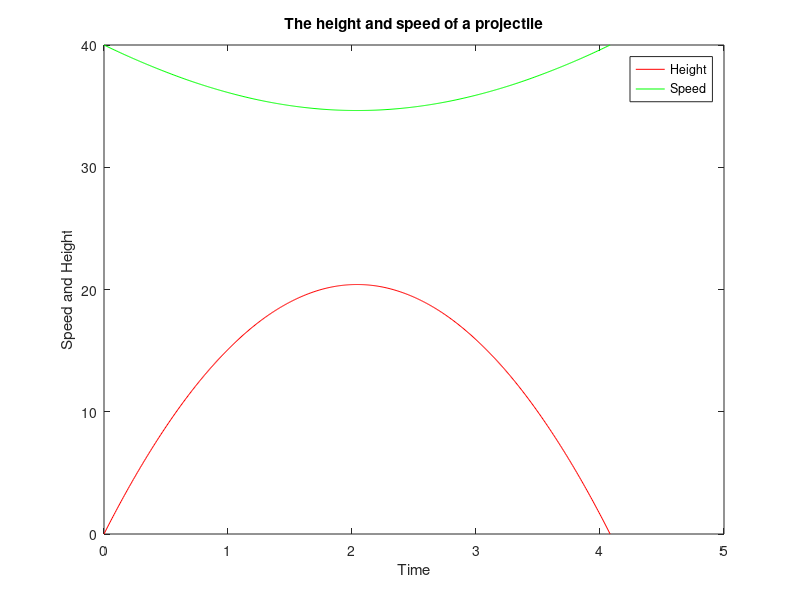

MATLAB code to generate this figure:
% Caner Topuz
% 090200358
% Lab-3 Question 3

clear;
clc;

v0 = 40;
angle_d = 30;
g = 9.8;

%Yere carpma suresini hesapladim.
thit = 2 * (v0 / g)*sind(angle_d);

%Formullere gore hesaplamalari yaptim.
t = linspace(0,thit,500);
h = v0 * t * sind(angle_d) - 0.5*g*t.^2;
v = sqrt(v0^2 - 2*v0*g*t*sind(angle_d) + g^2*t.^2);

%Yuksekligin maksimum oldugu indexi buldum.
[hmax, index] = max(h);

fprintf("Projectile has maximum height(%.4fm) at time %.4f\n",hmax,t(index));

%Fonksiyonu iki parcaya ayirip islemleri uyguladim.
%h<5 veya v>35 oldugu aralıgı iki parca icin ayri ayri hesapladim.
x = t((h<5 | v>35) & t<t(index));
y = t((h<5 | v>35) & t>t(index));



fprintf("The height is less than 5 m or the speed is greater than 35 m/s on [%.4f,%.4f] or [%.4f,%.4f].\n",x(1),x(end),y(1),y(end));


plot(t,h,'r');
hold on;
plot(t,v,'g');
legend('Height','Speed');
xlabel('Time');
ylabel('Speed and Height');
title('The height and speed of a projectile');